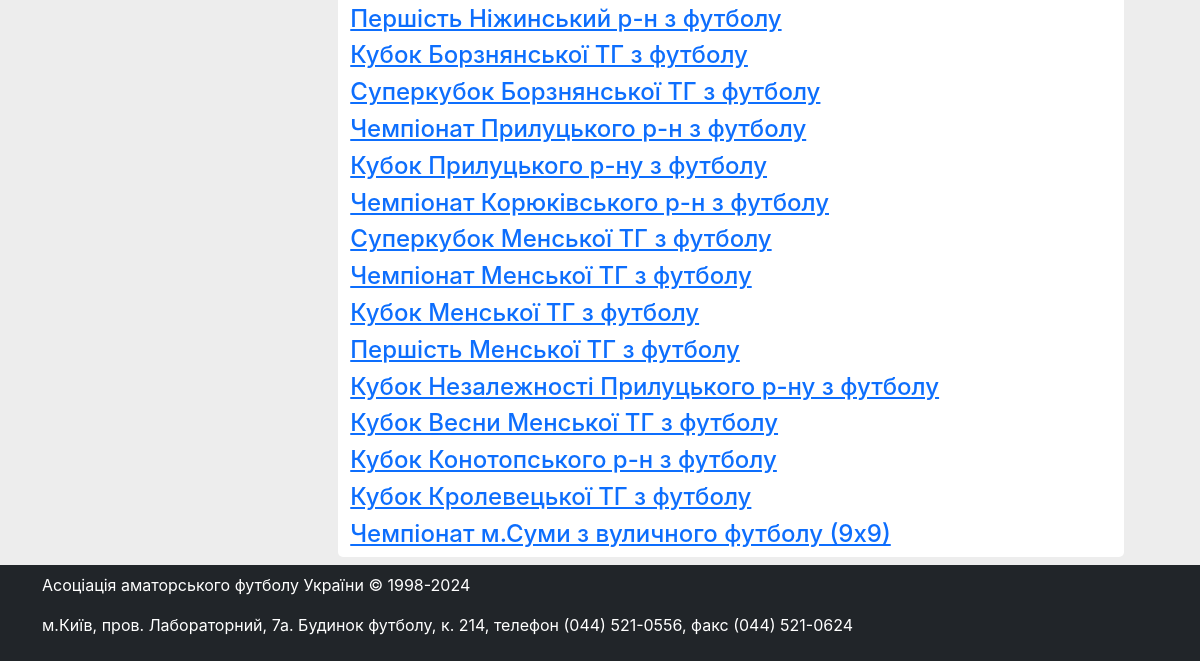
Before: /tournaments/ (lower part) with the older database file.
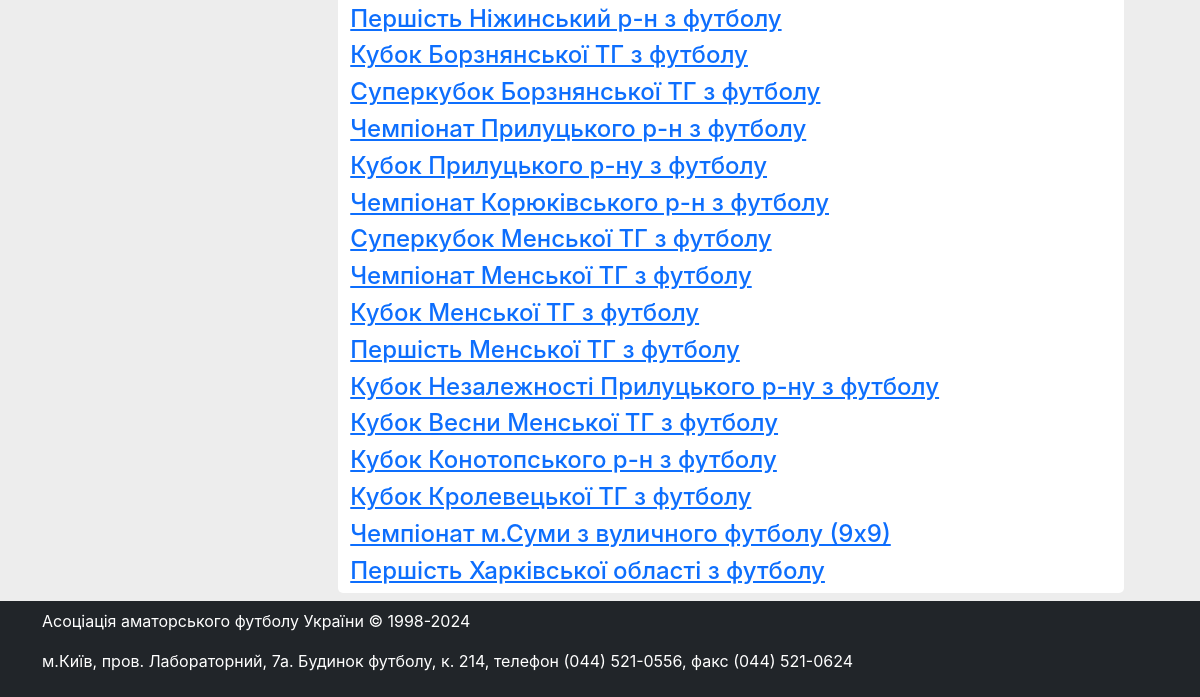
After: the same page with the newer database file.
### models/tournament.py (models this page shows, shortened)
class Tournament(Base):
    __tablename__ = "tournaments"
    __table_args__ = (
    )
    id: Mapped[intpk]
    name: Mapped[str] = mapped_column(String(70), nullable=False)
    full_name: Mapped[str] = mapped_column(String(100), nullable=False)
    slug: Mapped[str] = mapped_column(String(256), nullable=False, unique=True)
    logo: Mapped[str | None] = mapped_column(String(256))
    description: Mapped[str] = mapped_column(Text, default="", server_default="", nullable=True)
    football_type = Column(
        SQLAlchemyEnum(FootballType),
        default=FootballType.football,
        server_default=FootballType.football.value,
        nullable=False,
    )
    website: Mapped[str | None] = mapped_column(String)
    page_facebook: Mapped[str | None] = mapped_column(String)
    page_youtube: Mapped[str | None] = mapped_column(String)
    page_telegram: Mapped[str | None] = mapped_column(String)
    page_instagram: Mapped[str | None] = mapped_column(String)
    level_int: Mapped[int | None]
    level: Mapped[str | None]
    level_up: Mapped[str | None]
    level_down: Mapped[str | None]
    create_year: Mapped[str | None]
    organization_id: Mapped[int | None] = mapped_column(
        ForeignKey("organizations.id", onupdate="SET NULL", ondelete="SET NULL"),
    )
    football_type_id: Mapped[int] = mapped_column(
        ForeignKey("football_types.id", onupdate="SET NULL", ondelete="SET NULL"),
    )
    organization: Mapped["Organization"] = relationship(
        back_populates="tournaments",
    )
    seasons: Mapped[list["Season"]] = relationship(
        back_populates="tournament",
    )
    football_types: Mapped["FootbalType"] = relationship(
        back_populates="tournaments",
    )

### controllers/tournament.py (the view)
@router.get("/")
async def read_all_tournaments(
    request: Request,
    skip: int = 0,
    limit: int = 100,
    db: AsyncSession = Depends(get_db),
    current_user: str = Depends(get_current_user_for_button),
):
    user_session, is_authenticated = current_user
    return render(
        "tournaments.html",
        request,
        {
            "news_list": await get_news_list(db),  # Стрічка новин (всі регіони)
            "regions_list": await get_regions_list(db),  # Список регіонів (бокове меню)
            "tournaments": await crud.get_tournaments(db, skip=skip, limit=limit),
            "is_authenticated": is_authenticated,  # Передаємо значення
            "user_session": user_session,  # Ім'я користувача
        },
    )

### templates/tournaments.html (shortened to what this page needs)
{% extends "base.html" %}
{% block content %}
<div class="container">
    <div class="tournament-list">
        {% for tournament in tournaments %}
        <a href="/tournaments/{{tournament.slug}}">
            <div class="tournament-item">
                <h4>{{ tournament.full_name }}</h4>
            </div>
        </a>
        {% endfor %}
    </div>
</div>
{% endblock %}

Changed rows visible on the page:
added Tournament: full_name "Першість Харківської області з футболу"
